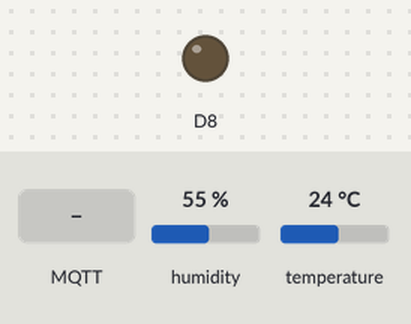
Recording of a sketch running on a simulated ESP8266 (NodeMCU). Shown: output pins drawn as LEDs (lit = HIGH). The inputs (shaded band) are chosen by the test bench; at power-on: humidity 55 %, temperature 24 °C. WiFi joins after 1.5 s; servers stay silent unless stated; no MQTT or app messages arrive unless stated; what the sketch prints to the serial monitor is not drawn.

Above: at 2.7 s.
2.8 s: MQTT message "Encender" arrives on the first subscribed topic
At 3.8 s:
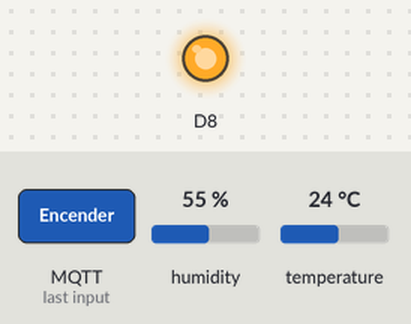
4.3 s: MQTT message "1" arrives on the first subscribed topic
5.8 s: MQTT message "on" arrives on the first subscribed topic
Timing chart, 0 to 8.8 s (numbered marks = the images above; inputs shaded):
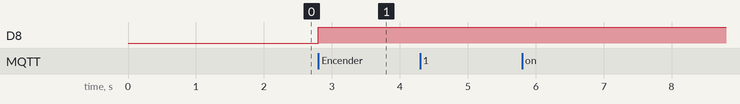

The sketch:

temperaturaHumedad.ino
```cpp
#include "DHT.h"
#include <ESP8266WiFi.h>
#include <PubSubClient.h>

DHT dht;
long previousTime;
long minTime;
unsigned long currentTime;
const char* mqttServer = "postman.cloudmqtt.com";
const int mqttPort = 17679;
const char* mqttUser = "elpixqob";
const char* mqttPassword = "mGjfSKZV51cd";
WiFiClient espClient;
PubSubClient client(espClient);

void callback(char* topic, byte* payload, unsigned int length) {

  //Serial.print("Message arrived in topic: ");
  //Serial.println(topic);

  Serial.print("Message:");
  for (int i = 0; i < length; i++) {
    Serial.print((char)payload[i]);
  }
  payload[length] = '\0';
  String payloadAsString = String((char*)payload);
  if(payloadAsString == "Encender"){
    digitalWrite(D8,!digitalRead(D8));
    client.publish("esp/test", "Ready");
  }
  Serial.println();
  Serial.println("-----------------------");
}

void setup()
{
  previousTime = 0;
  minTime = dht.getMinimumSamplingPeriod();
  pinMode(D8,OUTPUT);
  digitalWrite(D8,LOW);
  Serial.begin(9600);
  Serial.println();
  WiFi.begin("BORO", "123811976");
    Serial.print("Connecting");
  while (WiFi.status() != WL_CONNECTED)
  {
    delay(500);
    Serial.print(".");
  }
  Serial.println();
  Serial.print("Connected, IP address: ");
  Serial.println(WiFi.localIP());
  client.setServer(mqttServer, mqttPort);
  client.setCallback(callback);
  while (!client.connected()) {
    Serial.println("Connecting to MQTT...");

    if (client.connect("ESP8266Client", mqttUser, mqttPassword )) {

      Serial.println("connected");

    } else {

      Serial.print("failed with state ");
      Serial.print(client.state());
      delay(2000);
    }
    //client.publish("esp/test", "Hello from ESP8266");
    client.subscribe("esp/test");
    client.setCallback(callback);
}
  // Serial.println("Status\tHumidity (%)\tTemperature (C)\t(F)");
  dht.setup(D15);
}

void loop()
{
  client.loop();
  // delay(dht.getMinimumSamplingPeriod());
  unsigned long currentMillis = millis();
  currentTime = millis();
  if(currentMillis - previousTime >= minTime){
    Serial.print("entro al if");
    float humidity = dht.getHumidity();
    float temperature = dht.getTemperature();
    // Serial.println(temperature);
    char result[8];
    char resultH[8];
    dtostrf(temperature, 6, 2, result);
    dtostrf(humidity, 6, 2, resultH);
    String str(result);
    String str2(resultH);
    String TH = str+str2;
    Serial.println(TH);
    char pload[50];
    TH.toCharArray(pload,50);
    client.publish("esp/test", pload);
    previousTime = previousTime + minTime;
    }
  //String humidityTemperature = result + '&' +resultH;
  //Serial.print(humidityTemperature)
  //Serial.print(dht.getStatusString());
  /*Serial.print("\t");
  Serial.print(humidity, 1);
  Serial.print("\t\t");
  Serial.print(temperature, 1);
  Serial.print("\t\t");
  Serial.println(dht.toFahrenheit(temperature), 1); */
  //Serial.println(result);
  // Serial.println(resultH);

}
```

Measured:
- after the input at 2.8 s, D8: LOW → HIGH at once
- after the input at 4.3 s, every drawn part: stays the same
- after the input at 5.8 s, every drawn part: stays the same
